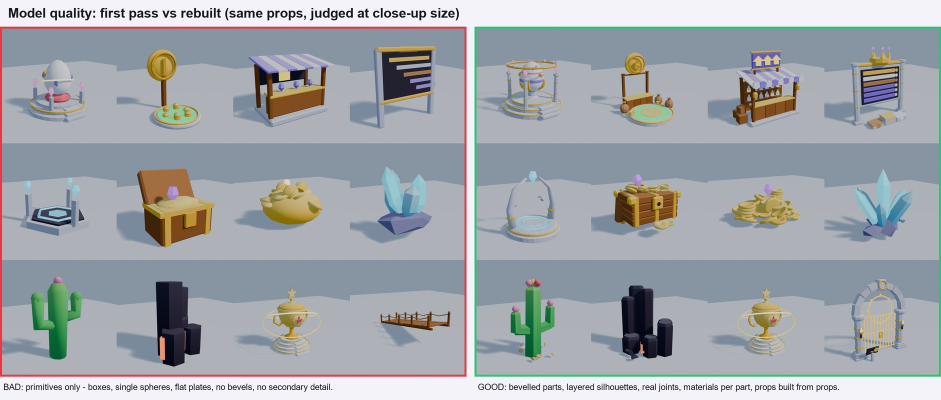
#> input picture .claude/skills/roblox-map-builder/references/images/bug_model_quality.jpg, 1882 x 800 px, given in place of door.png, which was not available (shown at 1/2 size)
$ python compose.py
#> lines starting #> are read from the running program, lines starting #| are printed output that depends on the picture
### .claude/skills/roblox-map-builder/scripts/annotate_plan.py
# Part of roblox-map-builder. Proprietary, see LICENSE.md.
# Annotate a render_plan.py image: numbered markers at world points + a legend strip + an optional title.
#   python annotate_plan.py spec.json
# spec = {"img": "plan.png", "out": "plan_annotated.png", "center": [X, Z], "size": S, "title": "...",
#         "labels": [{"text": "Spawn", "x": 0, "z": 212, "color": "#ff4f9a"}, ...],
#         "arrows": [{"from": [x, z], "to": [x, z], "color": "#ffffff"}]}       (world studs, Roblox X east / Z south)
import json, sys, os
from PIL import Image, ImageDraw, ImageFont

def font(px, bold=True):
    for f in (('arialbd.ttf' if bold else 'arial.ttf'), 'DejaVuSans-Bold.ttf', 'DejaVuSans.ttf'):
        for root in ('C:/Windows/Fonts', '/usr/share/fonts/truetype/dejavu', '/Library/Fonts'):
            p = os.path.join(root, f)
            if os.path.exists(p): return ImageFont.truetype(p, px)
    return ImageFont.load_default()

# [36 lines left out: function main, not called in this run]

# [1 lines that do not run on import are left out]

### .claude/skills/roblox-map-builder/references/images/src/compose.py
# Builds the labelled doc images in references/images from the raw renders in src/gallery + the example palettes.
#   py compose.py
import os, sys
from PIL import Image, ImageDraw
sys.path.insert(0, os.path.join(os.path.dirname(os.path.abspath(__file__)), '..', '..', '..', 'scripts'))
from annotate_plan import font
HERE = os.path.dirname(os.path.abspath(__file__)); IMG = os.path.dirname(HERE); GAL = os.path.join(HERE, 'gallery')
SK = os.path.abspath(os.path.join(IMG, '..', '..'))
RED, GREEN, INK, BG = (230, 57, 70), (46, 196, 112), (24, 22, 34), (245, 243, 250)

def pill(d, x, y, text, col, f):
    w = d.textlength(text, font=f) + 36
    d.rounded_rectangle((x, y, x + w, y + 52), 26, fill=col); d.text((x + 18, y + 8), text, fill='white', font=f)
    return w

def pair(src, out, bad, good, title, halves=True, right=None):
#> called with src = 'door.png', out = 'bug_door.jpg', halves = True
    a = Image.open(os.path.join(GAL, src)).convert('RGB')
#> a is the input picture: PIL image 1882x800 RGB; mean R, G, B 161.4, 166.4, 170.7
    if halves:
        W, H = a.size; L, R_ = a.crop((0, 0, W // 2, H)), a.crop((W // 2, 0, W, H))
#> after `W, H = a.size`: W = 1882; H = 800
    else:
        L, R_ = a, Image.open(os.path.join(GAL, right)).convert('RGB'); W, H = L.size[0] * 2, L.size[1]
    cap = 150; out_im = Image.new('RGB', (W + 24, H + cap + 70), BG)
    d = ImageDraw.Draw(out_im); ft, fp, fc = font(40), font(30), font(25, False)
    d.text((24, 16), title, fill=INK, font=ft)
    for k, (im, tag, col, text) in enumerate(((L, 'BAD', RED, bad), (R_, 'GOOD', GREEN, good))):
        x = k * (W // 2 + 24); out_im.paste(im, (x, 80))
        d.rectangle((x, 80, x + im.size[0] - 1, 80 + im.size[1] - 1), outline=col, width=6)
        pill(d, x + 16, 96, tag, col, fp)
        words = text.split(); line = ''; y = 80 + H + 14
        for w in words:
            if d.textlength(line + ' ' + w, font=fc) > im.size[0] - 20:
                d.text((x + 6, y), line.strip(), fill=INK, font=fc); y += 32; line = ''
            line += ' ' + w
        d.text((x + 6, y), line.strip(), fill=INK, font=fc)
#> this loop made 2 passes
#> (tag, col, x, w in pill) on passes 1 to 2: ('BAD', (230, 57, 70), 0, 107), ('GOOD', (46, 196, 112), 965, 136.5)
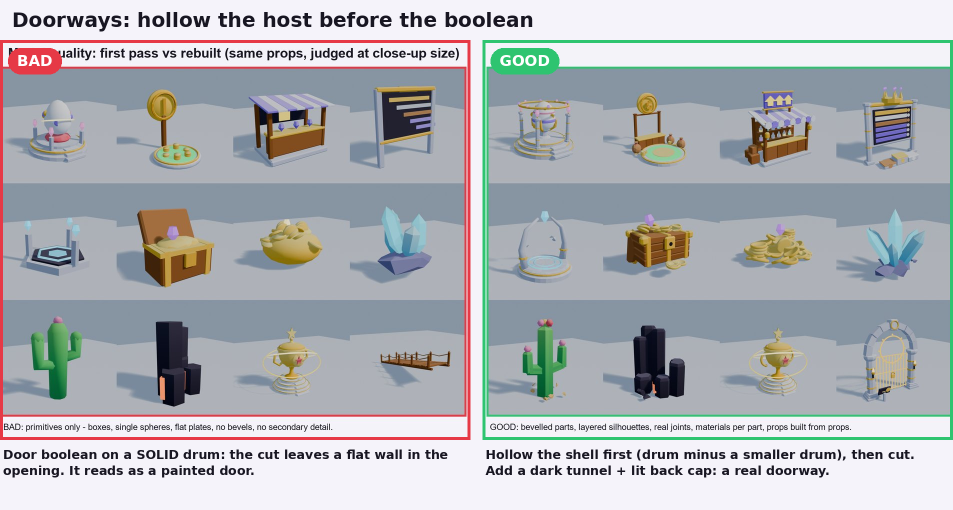
#> out_im: PIL image 1906x1020 RGB (shown at 1/2 size); mean R, G, B 174.3, 177.5, 181.5
    out_im.save(os.path.join(IMG, out)); print('->', out)
#| -> bug_door.jpg

pair('door.png', 'bug_door.jpg', 'Door boolean on a SOLID drum: the cut leaves a flat wall in the opening. It reads as a painted door.',
     'Hollow the shell first (drum minus a smaller drum), then cut. Add a dark tunnel + lit back cap: a real doorway.',
     'Doorways: hollow the host before the boolean')
pair('grounding.png', 'bug_grounding.jpg', 'Placed at the CENTRE height on a slope: the downhill edge floats above the ground.',
     'Placed at the LOWEST point of its footprint minus a small sink: every edge touches or sits in the ground.',
     'Grounding: lowest footprint point, never centre height')
#> call 2 of pair, with src = 'grounding.png', out = 'bug_grounding.jpg', halves = True
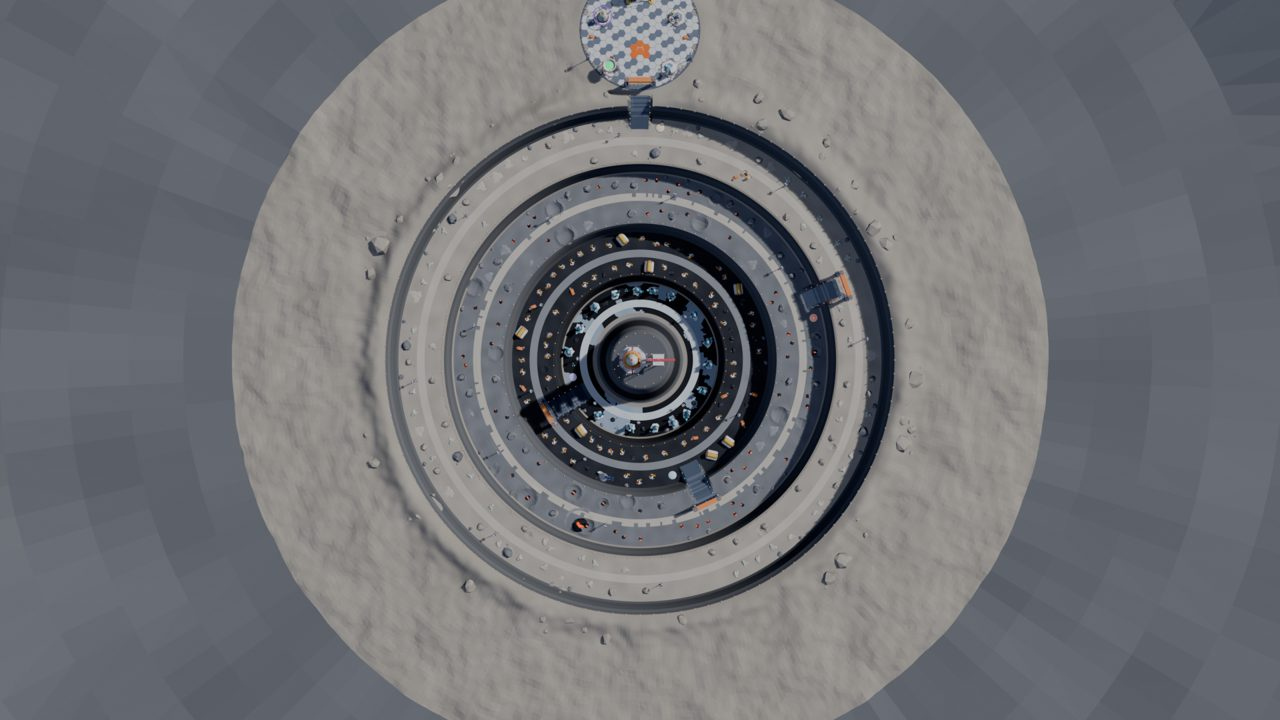
#> input picture .claude/skills/roblox-map-builder/references/images/plan_moon.jpg, 1280 x 720 px, given in place of grounding.png, which was not available
#> in pair, a is the input picture: PIL image 1280x720 RGB; mean R, G, B 111.7, 112.9, 116.9
#> in pair (call 2), `L, R_ = (a.crop((0, 0, W // 2, H)), a.crop((W // 2, 0, W, H)))`:
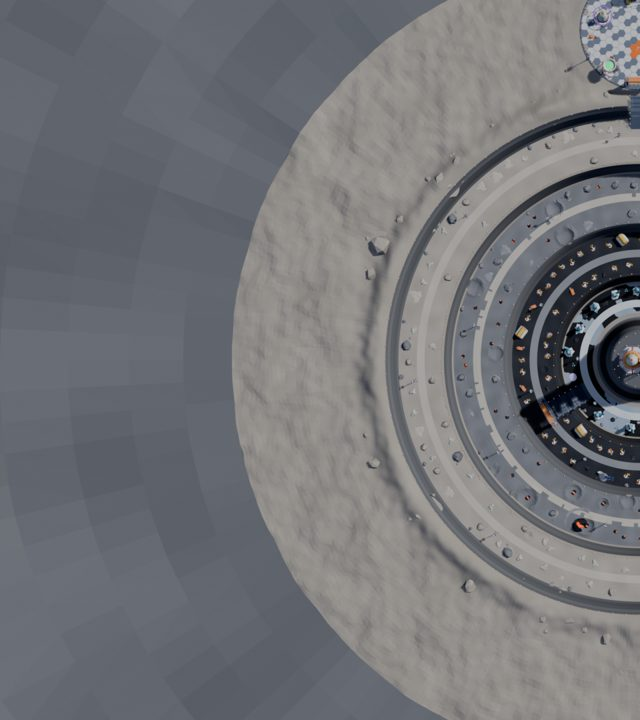
#> L: PIL image 640x720 RGB; mean R, G, B 114, 115, 118.9
#> in pair (call 2), `L, R_ = (a.crop((0, 0, W // 2, H)), a.crop((W // 2, 0, W, H)))`:
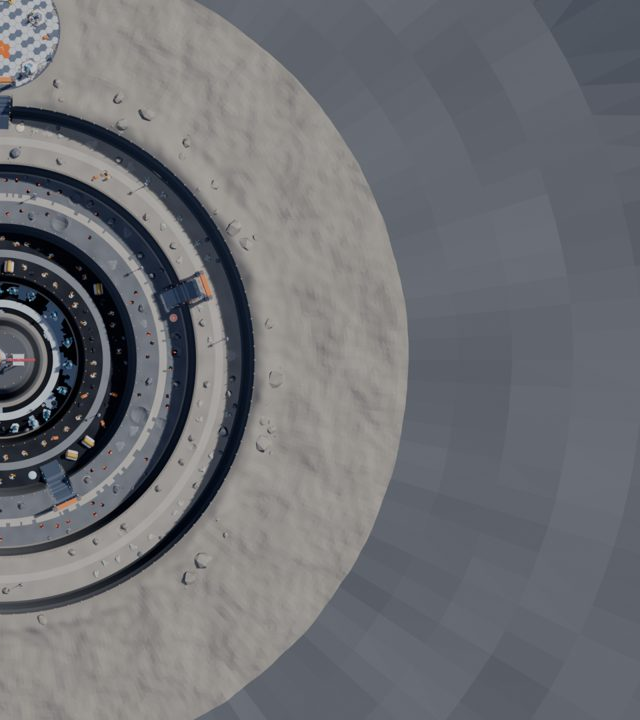
#> R_: PIL image 640x720 RGB; mean R, G, B 109.3, 110.7, 115
#> in pair (call 2), `out_im = Image.new('RGB', (W + 24, H + cap + 70), BG)`:
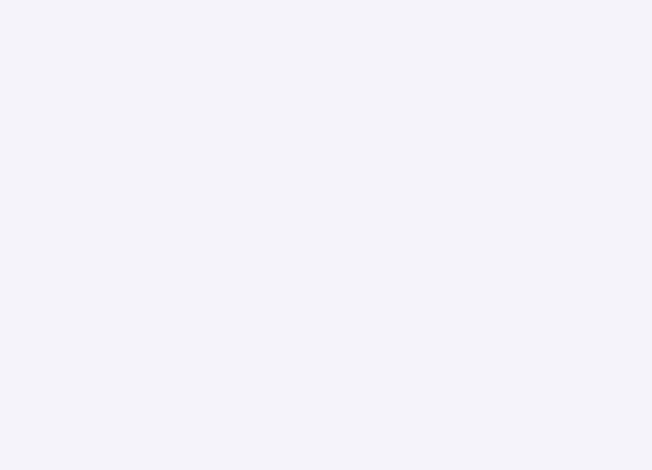
#> out_im: PIL image 1304x940 RGB (shown at 1/2 size); mean R, G, B 245, 243, 250
#> the loop in pair (call 2), `for k, (im, tag, col, text) in enumerate(((L, 'BAD', RED, bad), (R_, '..` made 2 passes
#> (tag, col, x, w in pill) on passes 1 to 2: ('BAD', (230, 57, 70), 0, 107), ('GOOD', (46, 196, 112), 664, 136.5)
#> after the loop in pair (call 2), `for k, (im, tag, col, text) in enumerate(((L, 'BAD', RED, bad), (R_, '..`:
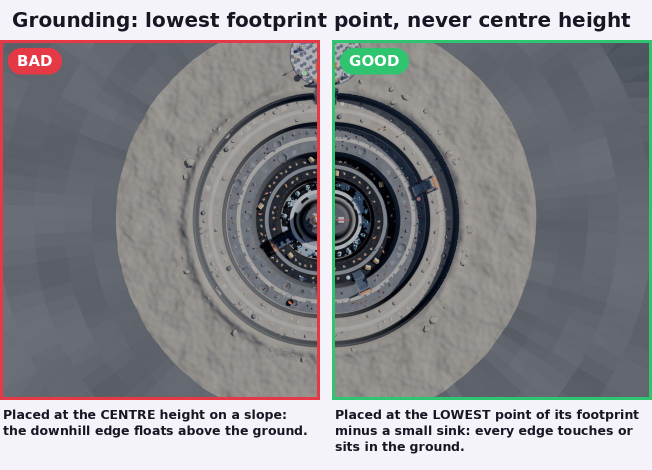
#> out_im: PIL image 1304x940 RGB (shown at 1/2 size); mean R, G, B 139.6, 139.7, 143.2
#| -> bug_grounding.jpg
pair('floor.png', 'bug_floor.jpg', 'Glossy pink tiles under a blue sky: the sky tint turns them lilac-grey; the whole plot reads cold.',
     'Warm butter/cream tiles, matte (Specular ~0.12, Roughness ~0.95): stay warm under the same sky.',
     'Big pale floors pick up the sky colour')
#> call 3 of pair, with src = 'floor.png', out = 'bug_floor.jpg', title = 'Big pale floors pick up the sky colour', halves = True
#> the loop in pair (call 3), `for k, (im, tag, col, text) in enumerate(((L, 'BAD', RED, bad), (R_, '..` made 2 passes
#> after the loop in pair (call 3), `for k, (im, tag, col, text) in enumerate(((L, 'BAD', RED, bad), (R_, '..`:
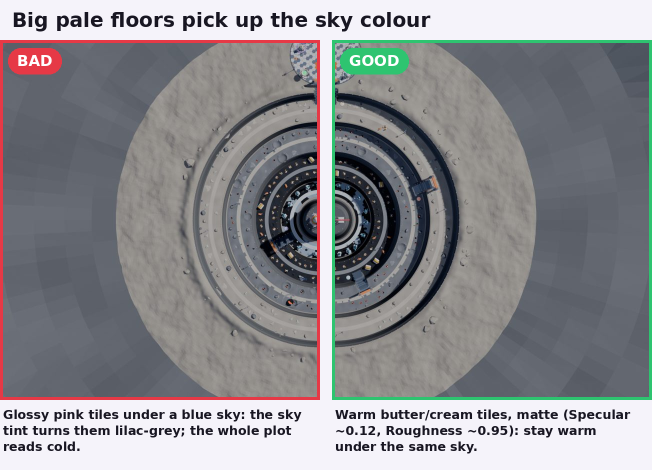
#> out_im: PIL image 1304x940 RGB (shown at 1/2 size); mean R, G, B 140.4, 140.6, 144
#| -> bug_floor.jpg
pair('ring.png', 'bug_ring.jpg', 'Ring radius = pillar offset: the ring disappears inside the pillars; a solid scan panel blocks the belt like a wall.',
     'Ring radius < pillar offset - half pillar width; scan beams as thin bars over the belt.',
     'Clearances: rings, arches and beams around paths')
#> (the run stopped early here; a loop or call above may not have finished)
